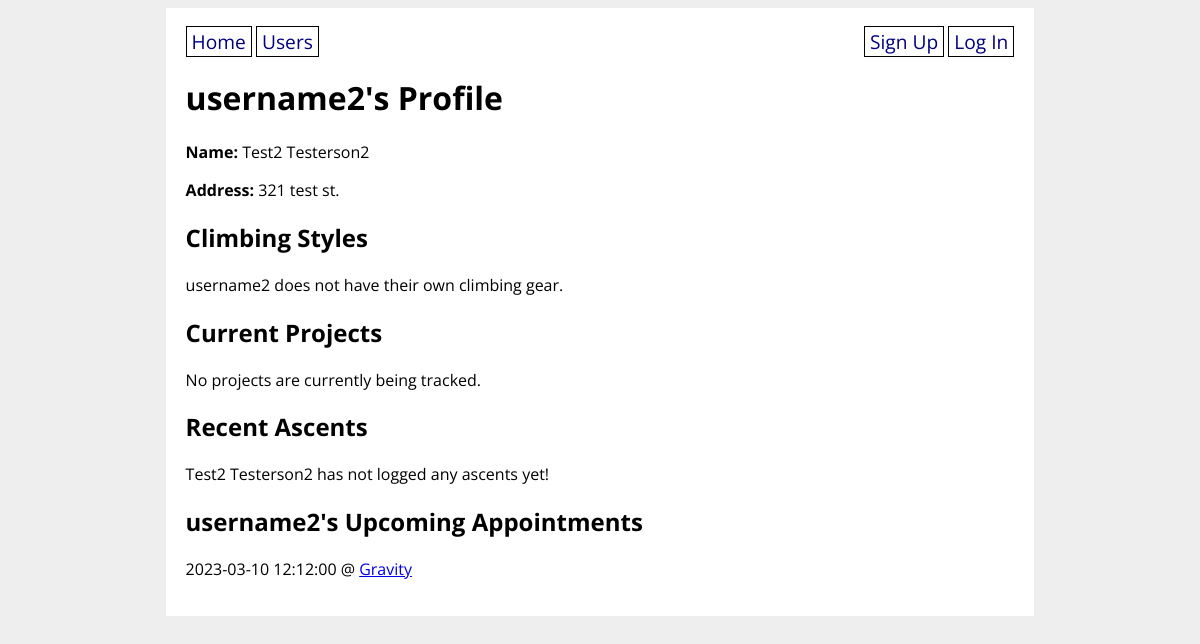
/profile/2, run on an earlier commit of the app's database.
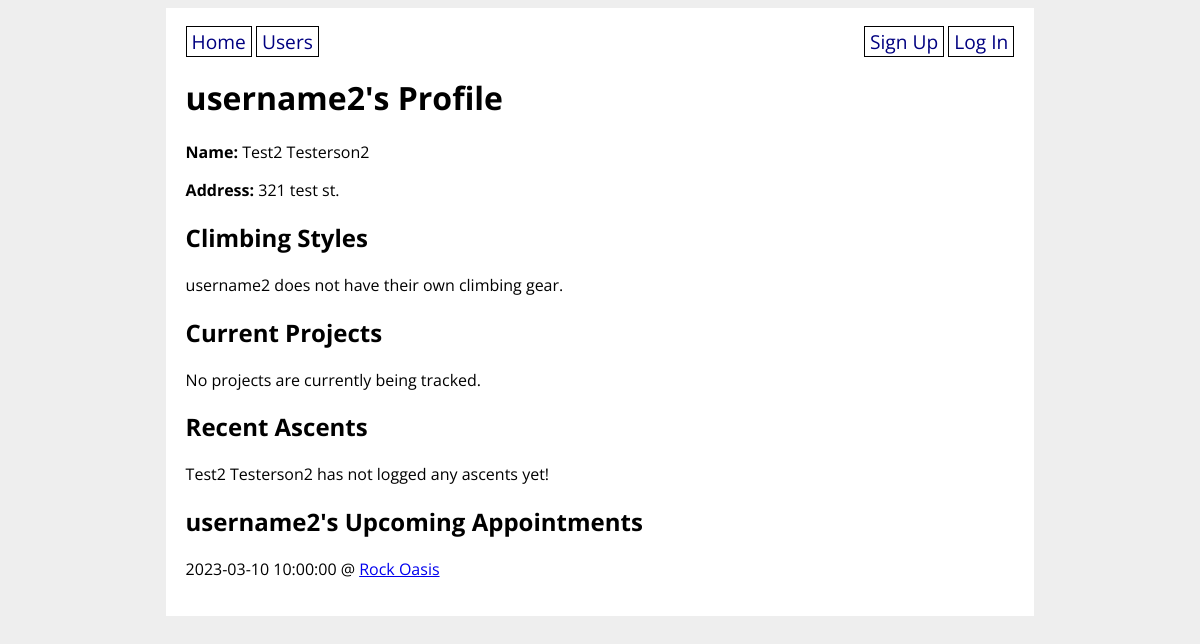
And on a later commit of the database.
### climbunity_app/models.py (models this page shows, shortened)
class User(UserMixin, db.Model):
    id = db.Column(db.Integer, primary_key=True)
    username = db.Column(db.String(80), nullable=False, unique=True)
    password = db.Column(db.String(200), nullable=False)
    email = db.Column(db.String(200), nullable=False)
    first_name = db.Column(db.String(50), nullable=False)
    last_name = db.Column(db.String(50), nullable=False)
    address = db.Column(db.String(200), nullable=False)
    has_gear = db.Column(db.Boolean, nullable=False)
    user_projects = db.relationship('Route',
        secondary='user_project_lists', back_populates='projecting_users'
    )
    user_appointments = db.relationship('Appointment',
        secondary='appointment_guests', back_populates='appointment_attendants'
    )
    user_does_styles = db.relationship('Style',
        secondary='user_style_lists', back_populates='climber_styles'
    )

class Appointment(db.Model):
    id = db.Column(db.Integer, primary_key=True)
    created_by = db.Column(db.Integer, db.ForeignKey('user.id'), nullable=False)
    venue_id = db.Column(db.Integer, db.ForeignKey('venue.id'), nullable=False)
    appointment_datetime = db.Column(db.DateTime, nullable=False)
    appointment_attendants = db.relationship('User',
        secondary='appointment_guests', back_populates='user_appointments'
    )
    appointment_venues = db.relationship('Venue',
        secondary='venue_bookings', back_populates='booked_appointments'
    )

class Venue(db.Model):
    id = db.Column(db.Integer, primary_key=True)
    name = db.Column(db.String(80), nullable=False)
    address = db.Column(db.String(80), nullable=False)
    open_hours = db.Column(db.String(1000))
    description = db.Column(db.String(1000))
    booked_appointments = db.relationship('Appointment',
        secondary='venue_bookings', back_populates='appointment_venues'
    )
    def __str__(self):
        return f'{self.name}'

### climbunity_app/main/routes.py (the view)
@main.route('/profile/<user_id>', methods=['GET', 'POST'])
def user_detail(user_id):
    routes = Route.query.all()
    user = User.query.get(user_id)
    ascents = Ascent.query.filter_by(user_id=user_id).limit(5).all()
    if current_user == user:
        form = SignUpForm(obj=user)
        return render_template('user_detail.html', routes=routes, ascents=ascents, user=user, form=form)
    else:
        user = User.query.get(user_id)
    return render_template('user_detail.html', routes=routes, ascents=ascents, user=user)

### climbunity_app/templates/user_detail.html (shortened to what this page needs)
{% extends 'base.html' %}
{% block content %}
<h1> {{ user.username }}'s Profile</h1>
<p><strong>Name: </strong> {{ user.first_name }} {{ user.last_name }}</p>
<p><strong>Address: </strong> {{ user.address }}</p>
<h2>Climbing Styles</h2>
{% if user.has_gear %}
    <p>{{ user.username }} has their own climbing gear.</p>
{% else %}
    <p>{{ user.username }} does not have their own climbing gear.</p>
{% endif %}
<h2>Current Projects</h2>
{% if user.user_projects %}
    {% for route in user.user_projects%}
        <div>{{ route.name }} - {{ route.grade }}
            {% if user == current_user %}
                <form style="display: inline;" method="POST" action="/remove_from_project_list/{{ route.id }}">
                    <input style="margin: 0; padding: 0;" type="submit" value="delete"/>
                </form>
            {% endif %}
        </div>
    {% endfor %}
{% else %}
<p>No projects are currently being tracked.</p>
{% endif %}
<h2>Recent Ascents</h2>
{% if ascents %}
    <div>
        {% for ascent in ascents %}
            <p>{{ ascent.send_date }} - <a href="/route/{{ ascent.route_id }}" > {{ ascent.routes_ascended[0].name }}</a></p>
            {% if ascent.send_rating %}
                <p>Rating: {{ ascent.send_rating }}/5</p>
            {% endif %}
            {% if ascent.send_comments %}
                <p>Comments {{ ascent.send_comments }}</p>
            {% endif %}
            {% if user == current_user %}
            <form method="POST" action="/delete_ascent/{{ ascent.id }}">
                <input type="submit" value="Delete ascent">
            </form>
            {% endif %}
        {% endfor %}
    </div>
{% else %}
    {% if current_user.id == user.id %}
        You haven't logged any ascents yet!
    {% else %}
        {{ user.first_name }} {{ user.last_name }} has not logged any ascents yet!
    {% endif %}
{% endif %}
{% if user == current_user %}
    <h2>Your Upcoming Appointments</h2>
    {% if user.user_appointments %}
        <div>
            {% for appointment in user.user_appointments %}
                <p>{{ appointment.appointment_datetime }} @ <a href="/venue/{{ appointment.venue_id }}" >{{ appointment.appointment_venues[0] }}</a></p>
                <form method="POST" action="/delete_appointment/{{ appointment.id }}">
                    <input type="submit" value="Delete appointment">
                </form>
            {% endfor %}
        </div>
    {% else %}
        <p>You have no appointments yet!</p>
    {% endif %}
    <h2>Edit your information</h2>
    <form action="/edit_profile/{{ current_user.id }}" method="POST">
        {{ form.csrf_token }}
        <fieldset>
        {{ form.first_name.label }}
        {{ form.first_name }}
        <ul>
        {% for error in form.first_name.errors %}
            <li class="error">{{ error }}</li>
        {% endfor %}
        </ul>
        {{ form.last_name.label }}
        {{ form.last_name }}
        <ul>
        {% for error in form.last_name.errors %}
            <li class="error">{{ error }}</li>
        {% endfor %}
        </ul>
        {{ form.address.label }}
        {{ form.address }}
        <ul>
        {% for error in form.address.errors %}
            <li class="error">{{ error }}</li>
        {% endfor %}
        </ul>
        {{ form.climber_styles.label }}
        {{ form.climber_styles }}
        <ul>
        {% for error in form.climber_styles.errors %}
            <li class="error">{{ error }}</li>
        {% endfor %}
        </ul>
        {{ form.has_gear.label }}
        {{ form.has_gear }}
        <ul>
        {% for error in form.has_gear.errors %}
            <li class="error">{{ error }}</li>
        {% endfor %}
        </ul>
        {{ form.edit }}
    </fieldset>
</form>
{% else %}
    <h2>{{ user.username }}'s Upcoming Appointments</h2>
    {% if user.user_appointments %}
    <div>
        {% for appointment in user.user_appointments %}
        <p>{{ appointment.appointment_datetime }} @ <a href="/venue/{{ appointment.venue_id }}" >{{ appointment.appointment_venues[0] }}</a>
        {% endfor %}
    </div>
    {% endif %}
{% endif %}
{% endblock %}

### climbunity_app/templates/base.html (shortened to what this page needs)
<!DOCTYPE html>
<html>
    <head>
        <link rel="stylesheet" href="/static/style.css">
    </head>
    <body>
        <div id="content">
            <nav>
                <div>
                    <a href="/">Home</a>
                    <a href="/users">Users</a>
                </div>
                <div>
                    {% if current_user.is_authenticated %}
                        <a href="/new_venue">New Venue</a>
                        <a href="/new_route">New Route</a>
                        <a href="/new_appointment">New Appointment</a>
                        <a href="/logout">Log Out</a>
                    {% else %}
                        <a href="/signup">Sign Up</a>
                        <a href="/login">Log In</a>
                    {% endif %}
                </div>
            </nav>
            {% block content %}{% endblock %}
        </div>
    </body>
</html>

### climbunity_app/static/style.css (style rules this page uses)
body { display: flex; flex-direction: column; align-items: center; background-color: #eee; font-family: 'Open Sans', sans-serif; }
#content { width: 70%; background-color: white; padding: 20px; }
nav { width: 100%; display: flex; flex-direction: row; justify-content: space-between; }
nav a { color: navy; text-decoration: none; border: 1px solid black; padding: 1px 5px; font-size: 1.2em; }

What changed in the data, as far as the page shows it:
changed Appointment: appointment_datetime "2023-03-10 12:12:00" → "2023-03-10 10:00:00"; name "Gravity" → "Rock Oasis"
